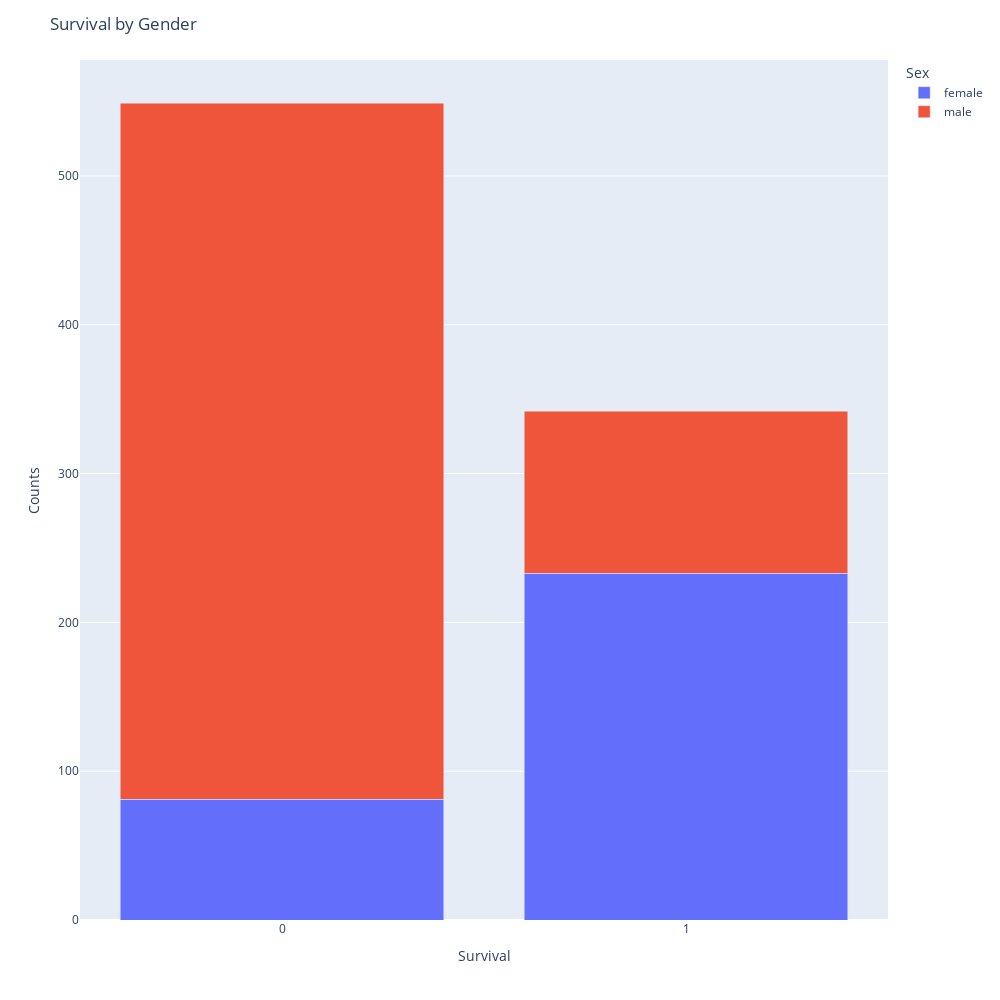

Here is the notebook cell this chart was saved with:
### Code cell
fig = px.bar(survival_gender, x = 'Survived', y = 'Count', color = 
    'Sex', barmode = 'stack')
fig.update_layout(title = "Survival by Gender",
     xaxis_title = 'Survival', yaxis_title = 'Counts', 
     width = 1000, height = 1000)
fig.update_xaxes(type='category')
fig.show()

### Figure 1 — Plotly figure (JSON) as saved in the notebook; plotly's stock layout.template omitted (floating-point values rounded to 4 significant figures)
{"data": [{"alignmentgroup": "True", "hovertemplate": "Sex=female<br>Survived=%{x}<br>Count=%{y}<extra></extra>", "legendgroup": "female", "marker": {"color": "#636efa"}, "name": "female", "offsetgroup": "female", "orientation": "v", "showlegend": true, "textposition": "auto", "type": "bar", "x": [0, 1], "xaxis": "x", "y": [81, 233], "yaxis": "y"}, {"alignmentgroup": "True", "hovertemplate": "Sex=male<br>Survived=%{x}<br>Count=%{y}<extra></extra>", "legendgroup": "male", "marker": {"color": "#EF553B"}, "name": "male", "offsetgroup": "male", "orientation": "v", "showlegend": true, "textposition": "auto", "type": "bar", "x": [0, 1], "xaxis": "x", "y": [468, 109], "yaxis": "y"}], "layout": {"barmode": "stack", "height": 1000, "legend": {"title": {"text": "Sex"}, "tracegroupgap": 0}, "margin": {"t": 60}, "title": {"text": "Survival by Gender"}, "width": 1000, "xaxis": {"anchor": "y", "domain": [0, 1], "title": {"text": "Survival"}, "type": "category"}, "yaxis": {"anchor": "x", "domain": [0, 1], "title": {"text": "Counts"}}}}
